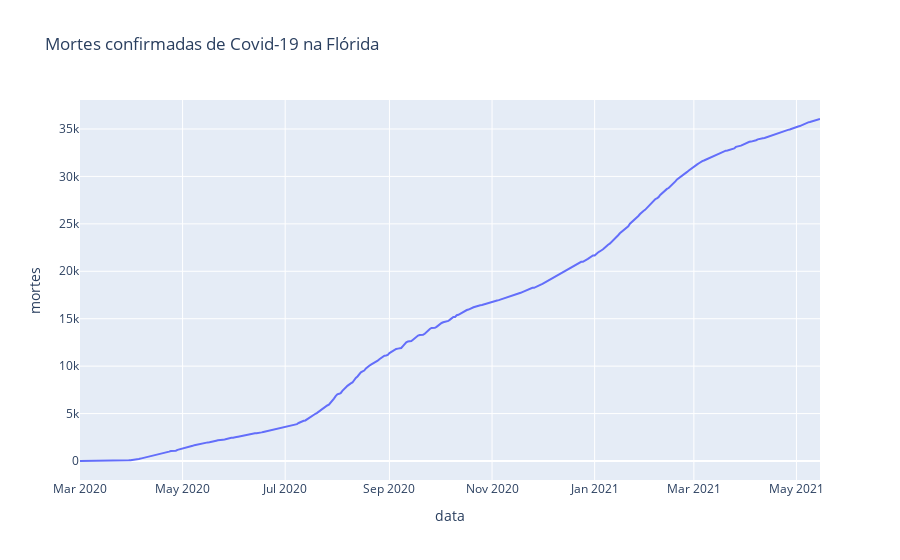

Notebook code for this chart:
### Code cell
# Visualizar as mortes na Flórida
px.line(fl, 'data', 'mortes', title='Mortes confirmadas de Covid-19 na Flórida')

### Figure 1 — Plotly figure (JSON) as saved in the notebook; plotly's stock layout.template omitted (floating-point values rounded to 4 significant figures; data arrays with more than 128 entries replaced by an {"elided": "..."} marker saying what was removed)
{"data": [{"hovertemplate": "data=%{x}<br>mortes=%{y}<extra></extra>", "legendgroup": "", "line": {"color": "#636efa", "dash": "solid"}, "mode": "lines", "name": "", "orientation": "v", "showlegend": false, "type": "scatter", "x": {"elided": "441 str values"}, "xaxis": "x", "y": {"elided": "441 int values"}, "yaxis": "y"}], "layout": {"legend": {"tracegroupgap": 0}, "title": {"text": "Mortes confirmadas de Covid-19 na Flórida"}, "xaxis": {"anchor": "y", "domain": [0, 1], "title": {"text": "data"}}, "yaxis": {"anchor": "x", "domain": [0, 1], "title": {"text": "mortes"}}}}
